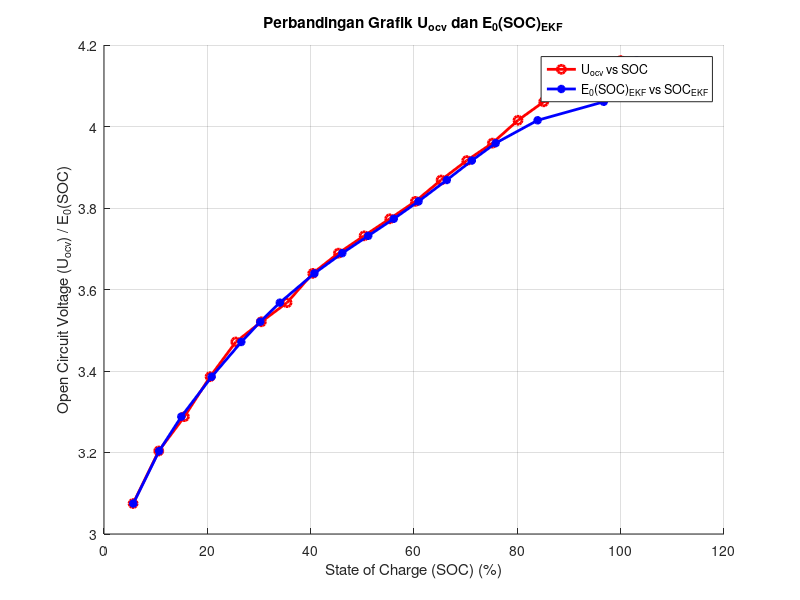

The MATLAB script that drew this image:
clc; clear; close all;

% Data dari tabel pertama
U_ocv_1 = [4.1617, 4.0913, 4.0749, 4.0606, 4.0153, 3.9592, 3.9164, 3.8687, 3.8163, 3.7735, 3.7317, 3.6892, 3.6396, 3.5677, 3.5208, 3.4712, 3.3860, 3.2880, 3.2037, 3.0747];
SOC_1 = [100, 95.03, 90.07, 85.10, 80.13, 75.17, 70.20, 65.24, 60.27, 55.30, 50.34, 45.37, 40.40, 35.43, 30.46, 25.50, 20.53, 15.56, 10.59, 5.63];

% Data dari tabel kedua
E0_SOC_EKF_1 = [4.1617, 4.0913, 4.0749, 4.0606, 4.0153, 3.9592, 3.9164, 3.8687, 3.8163, 3.7735, 3.7317, 3.6892, 3.6396, 3.5677, 3.5208, 3.4712, 3.3860, 3.2880, 3.2037, 3.0747];
SOC_EKF_1 = [103.088890, 99.748493, 98.410511, 96.728770, 83.928085, 75.808053, 71.194115, 66.346354, 60.875186, 56.084637, 51.142761, 46.124586, 40.720016, 34.028527, 30.243020, 26.578111, 20.839430, 14.962672, 10.669390, 5.665093];

% Plot kedua grafik dalam satu figure
figure;
hold on;
plot(SOC_1, U_ocv_1, 'ro-', 'LineWidth', 2, 'DisplayName', 'U_{ocv} vs SOC');
plot(SOC_EKF_1, E0_SOC_EKF_1, 'b*-', 'LineWidth', 2, 'DisplayName', 'E_0(SOC)_{EKF} vs SOC_{EKF}');

% Format plot
xlabel('State of Charge (SOC) (%)');
ylabel('Open Circuit Voltage (U_{ocv}) / E_0(SOC)');
title('Perbandingan Grafik U_{ocv} dan E_0(SOC)_{EKF}');
legend('Location', 'best');
grid on;
hold off;
